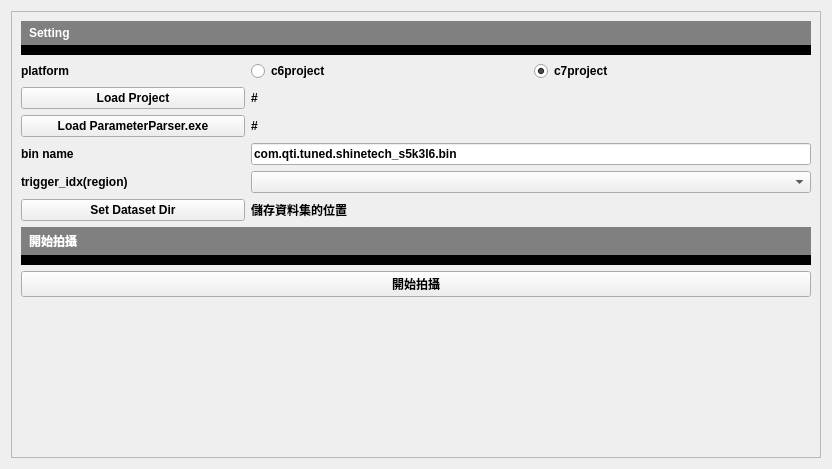
<?xml version="1.0" encoding="UTF-8"?>
<ui version="4.0">
 <class>Form</class>
 <widget class="QWidget" name="Form">
  <property name="geometry">
   <rect>
    <x>0</x>
    <y>0</y>
    <width>832</width>
    <height>469</height>
   </rect>
  </property>
  <property name="windowTitle">
   <string>Form</string>
  </property>
  <property name="styleSheet">
   <string notr="true">font-family:微軟正黑體;
font-weight: bold;</string>
  </property>
  <layout class="QVBoxLayout" name="verticalLayout_2">
   <item>
    <widget class="QScrollArea" name="scrollArea">
     <property name="widgetResizable">
      <bool>true</bool>
     </property>
     <widget class="QWidget" name="scrollAreaWidgetContents">
      <property name="geometry">
       <rect>
        <x>0</x>
        <y>0</y>
        <width>808</width>
        <height>445</height>
       </rect>
      </property>
      <layout class="QVBoxLayout" name="verticalLayout">
       <item>
        <layout class="QVBoxLayout" name="setting_layout">
         <item>
          <widget class="QLabel" name="label_7">
           <property name="sizePolicy">
            <sizepolicy hsizetype="Minimum" vsizetype="Maximum">
             <horstretch>0</horstretch>
             <verstretch>0</verstretch>
            </sizepolicy>
           </property>
           <property name="styleSheet">
            <string notr="true">background-color: rgb(128, 128, 128);
color: white;
padding: 5px;
border-bottom: 10px solid black;</string>
           </property>
           <property name="text">
            <string>Setting</string>
           </property>
          </widget>
         </item>
         <item>
          <layout class="QGridLayout" name="platform_grid" columnstretch="2,5">
           <item row="0" column="1">
            <layout class="QHBoxLayout" name="horizontalLayout">
             <item>
              <widget class="QRadioButton" name="radioButton_2">
               <property name="text">
                <string>c6project</string>
               </property>
              </widget>
             </item>
             <item>
              <widget class="QRadioButton" name="radioButton">
               <property name="text">
                <string>c7project</string>
               </property>
               <property name="checked">
                <bool>true</bool>
               </property>
              </widget>
             </item>
            </layout>
           </item>
           <item row="0" column="0">
            <widget class="QLabel" name="label">
             <property name="text">
              <string>platform</string>
             </property>
            </widget>
           </item>
          </layout>
         </item>
         <item>
          <layout class="QGridLayout" name="project_layout" columnstretch="2,5">
           <item row="0" column="0">
            <widget class="QPushButton" name="load_project_btn">
             <property name="sizePolicy">
              <sizepolicy hsizetype="Minimum" vsizetype="Fixed">
               <horstretch>0</horstretch>
               <verstretch>0</verstretch>
              </sizepolicy>
             </property>
             <property name="text">
              <string>Load Project</string>
             </property>
            </widget>
           </item>
           <item row="0" column="1">
            <widget class="QLabel" name="project_path">
             <property name="text">
              <string>#</string>
             </property>
            </widget>
           </item>
          </layout>
         </item>
         <item>
          <layout class="QGridLayout" name="trigger_grid" columnstretch="2,5">
           <item row="3" column="0">
            <widget class="QPushButton" name="set_saved_dir_btn">
             <property name="text">
              <string>Set Dataset Dir</string>
             </property>
            </widget>
           </item>
           <item row="2" column="1">
            <widget class="QComboBox" name="trigger_comboBox">
             <property name="sizePolicy">
              <sizepolicy hsizetype="Preferred" vsizetype="Fixed">
               <horstretch>0</horstretch>
               <verstretch>0</verstretch>
              </sizepolicy>
             </property>
            </widget>
           </item>
           <item row="2" column="0">
            <widget class="QLabel" name="label_3">
             <property name="text">
              <string>trigger_idx(region)</string>
             </property>
            </widget>
           </item>
           <item row="3" column="1">
            <widget class="QLabel" name="saved_dir">
             <property name="text">
              <string>儲存資料集的位置</string>
             </property>
            </widget>
           </item>
           <item row="1" column="0">
            <widget class="QLabel" name="label_4">
             <property name="text">
              <string>bin name</string>
             </property>
            </widget>
           </item>
           <item row="1" column="1">
            <widget class="QLineEdit" name="bin_name_edit">
             <property name="text">
              <string>com.qti.tuned.shinetech_s5k3l6.bin</string>
             </property>
            </widget>
           </item>
           <item row="0" column="0">
            <widget class="QPushButton" name="load_exe_btn">
             <property name="text">
              <string>Load ParameterParser.exe</string>
             </property>
            </widget>
           </item>
           <item row="0" column="1">
            <widget class="QLabel" name="exe_path">
             <property name="text">
              <string>#</string>
             </property>
            </widget>
           </item>
          </layout>
         </item>
        </layout>
       </item>
       <item>
        <layout class="QVBoxLayout" name="capture_layout">
         <item>
          <widget class="QLabel" name="label_2">
           <property name="styleSheet">
            <string notr="true">background-color: rgb(128, 128, 128);
color: white;
padding: 5px;
border-bottom: 10px solid black;</string>
           </property>
           <property name="text">
            <string>開始拍攝</string>
           </property>
          </widget>
         </item>
         <item>
          <widget class="QPushButton" name="start_capture_btn">
           <property name="text">
            <string>開始拍攝</string>
           </property>
          </widget>
         </item>
        </layout>
       </item>
       <item>
        <spacer name="verticalSpacer">
         <property name="orientation">
          <enum>Qt::Vertical</enum>
         </property>
         <property name="sizeHint" stdset="0">
          <size>
           <width>20</width>
           <height>40</height>
          </size>
         </property>
        </spacer>
       </item>
      </layout>
     </widget>
    </widget>
   </item>
  </layout>
 </widget>
 <resources/>
 <connections/>
</ui>
